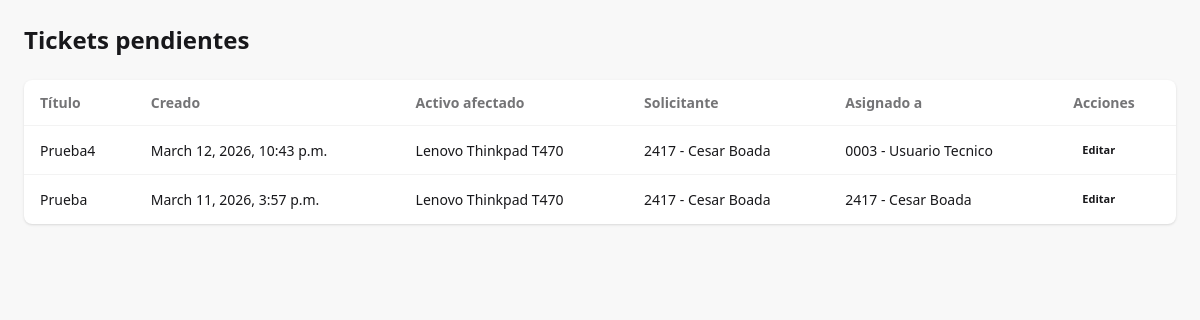
The app's page /tickets/pending/ (signed in) with its own data.
### tickets/models.py (models this page shows, shortened)
class tickets(models.Model):
    codigo_ticket = models.CharField(max_length=30, unique=True)
    titulo = models.CharField(max_length=150)
    descripcion = models.TextField()
    prioridad = models.ForeignKey(
        matriz_prioridad,
        on_delete=models.PROTECT,
        to_field='prioridad',
        db_column='prioridad',
        related_name='tickets',
        default='N/A',
    )
    ESTADO_TYPES = [
        ('Pendiente', 'Pendiente'),
        ('En Progreso', 'En Progreso'),
        ('Resuelto', 'Resuelto'),
        ('Cerrado', 'Cerrado'),
    ]
    estado = models.CharField(max_length=30, default='Pendiente', choices=ESTADO_TYPES)
    solicitante = models.ForeignKey(
        'users.usuario',
        on_delete=models.PROTECT,
        to_field='ID_empleado',
        db_column='solicitante',
        related_name='tickets_solicitados',
    )
    usuario = models.ForeignKey(
        'users.usuario',
        on_delete=models.PROTECT,
        to_field='ID_empleado',
        db_column='usuario',
        related_name='tickets_asignados',
        null=True,
        blank=True,
    )
    activo_afectado = models.ForeignKey(
        'inventory.activos',
        on_delete=models.CASCADE,
        to_field='codigo',
        db_column='activo_afectado',
        related_name='tickets_afectados',
        limit_choices_to={'estado': 'activo'},
)
    fecha_creacion = models.DateTimeField(auto_now_add=True)
    fecha_resolucion = models.DateTimeField(null=True, blank=True)

### inventory/models.py (models this page shows)
class activos(models.Model):
    codigo = models.CharField(max_length=50, primary_key=True)
    categoria = models.ForeignKey(
        activos_categoria,
        on_delete=models.PROTECT,
        to_field='nombre',
        db_column='categoria',
        related_name='activos',
    )
    marca = models.CharField(max_length=50)
    modelo = models.CharField(max_length=50)
    serial = models.CharField(max_length=50, unique=True)
    sede = models.ForeignKey(
        'users.sede',
        on_delete=models.PROTECT,
        to_field='codigo',
        related_name='activos',
    )
    usuario_asignado = models.ForeignKey(
        'users.usuario',
        on_delete=models.SET_NULL,
        null=True,
        blank=True,
        related_name='activos_asignados',
        to_field='ID_empleado',
        db_column='usuario_asignado'
    )
    departamento = models.ForeignKey(
        'users.departamento',
        on_delete=models.PROTECT,
        to_field='nombre',
        db_column='departamento',
        related_name='activos'
    )
    estado = models.CharField(max_length=50) #'Activo', 'Inactivo', 'Dado de baja'
    verbose_name_plural = "activos"
    def __str__(self):
        return f"{self.marca} {self.modelo}"

### users/models.py (models this page shows)
class usuario(AbstractUser):
    validador_empleado = RegexValidator(
        regex=r'^\d{4}',
        message="el numero de empleado debe tener 4 digitos"
    )
    ID_empleado = models.CharField(
        max_length=4,
        unique=True,
        validators=[validador_empleado],
        help_text="ID de empleado de 4 digitos",
        default="0000"
    )
    USERNAME_FIELD = 'ID_empleado'
    departamento = models.ForeignKey(
        'departamento',
        on_delete=models.SET_NULL,
        null=True,
        related_name='usuarios'
        )
    sede = models.ForeignKey(
        'sede',
        on_delete=models.SET_NULL,
        null=True,
        related_name='usuarios'
        )
    REQUIRED_FIELDS = ['username', 'email']
    def __str__(self):
        return f"{self.ID_empleado} - {self.get_full_name()}"

### tickets/views.py (the view)
# urls.py: path('pending/', views.tickets_view_pending, name='tickets_view_pending'),
@login_required
def tickets_view_pending(request):
    tickets_pendientes = tickets.objects.select_related('activo_afectado', 'prioridad', 'solicitante', 'usuario').filter(
        estado__iexact='pendiente'
    ).order_by('-fecha_creacion')
    return render(request, 'tickets_view_pending.html', {'tickets': tickets_pendientes})

### tickets/templates/tickets_view_pending.html (shortened to what this page needs)
{% extends 'base.html' %}
{% block content %}
<div class="space-y-6">
    <div>
        <h1 class="text-2xl font-bold">Tickets pendientes</h1>
    </div>
    <div class="overflow-x-auto bg-base-100 rounded-lg shadow">
        <table class="table w-full">
            <thead>
                <tr>
                    <th>Título</th>
                    <th>Creado</th>
                    <th>Activo afectado</th>
                    <th>Solicitante</th>
                    <th>Asignado a</th>
                    <th>Acciones</th>
                </tr>
            </thead>
            <tbody>
                {% for ticket in tickets %}
                    <tr>
                        <td>{{ ticket.titulo }}</td>
                        <td>{{ ticket.fecha_creacion }}</td>
                        <td>{{ ticket.activo_afectado }}</td>
                        <td>{{ ticket.solicitante }}</td>
                        <td>{{ ticket.usuario|default:'Sin asignar' }}</td>
                        <td>
                            {% if perms.tickets.change_tickets %}
                            <a href="{% url 'tickets_edit' ticket.id %}" class="btn btn-ghost btn-xs">Editar</a>
                            {% else %}
                            <span class="text-gray-400 text-xs">Sin acciones</span>
                            {% endif %}
                        </td>
                    </tr>
                {% empty %}
                    <tr>
                        <td colspan="6" class="text-center text-gray-500 py-6">No hay tickets pendientes.</td>
                    </tr>
                {% endfor %}
            </tbody>
        </table>
    </div>
</div>
{% endblock %}

### records on screen
tickets: titulo "Prueba4", fecha_creacion "March 12, 2026, 10:43 p.m.", activo_afectado "Lenovo Thinkpad T470", solicitante "2417 - Cesar Boada", usuario "0003 - Usuario Tecnico"
tickets: titulo "Prueba", fecha_creacion "March 11, 2026, 3:57 p.m.", activo_afectado "Lenovo Thinkpad T470", solicitante "2417 - Cesar Boada", usuario "2417 - Cesar Boada"
